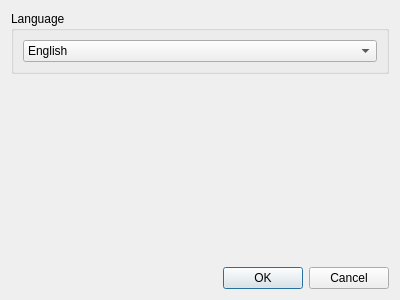
<?xml version="1.0" encoding="UTF-8"?>
<ui version="4.0">
 <class>settingsDialog</class>
 <widget class="QDialog" name="settingsDialog">
  <property name="geometry">
   <rect>
    <x>0</x>
    <y>0</y>
    <width>400</width>
    <height>300</height>
   </rect>
  </property>
  <property name="windowTitle">
   <string>Setting</string>
  </property>
  <layout class="QVBoxLayout" name="verticalLayout">
   <item>
    <widget class="QGroupBox" name="groupBox">
     <property name="sizePolicy">
      <sizepolicy hsizetype="Preferred" vsizetype="Fixed">
       <horstretch>0</horstretch>
       <verstretch>0</verstretch>
      </sizepolicy>
     </property>
     <property name="title">
      <string>Language</string>
     </property>
     <layout class="QHBoxLayout" name="horizontalLayout">
      <item>
       <widget class="QComboBox" name="languageBox">
        <item>
         <property name="text">
          <string>English</string>
         </property>
        </item>
        <item>
         <property name="text">
          <string>Italiano</string>
         </property>
        </item>
       </widget>
      </item>
     </layout>
    </widget>
   </item>
   <item>
    <spacer name="verticalSpacer">
     <property name="orientation">
      <enum>Qt::Vertical</enum>
     </property>
     <property name="sizeHint" stdset="0">
      <size>
       <width>20</width>
       <height>40</height>
      </size>
     </property>
    </spacer>
   </item>
   <item>
    <widget class="QDialogButtonBox" name="buttonBox">
     <property name="orientation">
      <enum>Qt::Horizontal</enum>
     </property>
     <property name="standardButtons">
      <set>QDialogButtonBox::Cancel|QDialogButtonBox::Ok</set>
     </property>
    </widget>
   </item>
  </layout>
 </widget>
 <resources/>
 <connections>
  <connection>
   <sender>buttonBox</sender>
   <signal>accepted()</signal>
   <receiver>settingsDialog</receiver>
   <slot>accept()</slot>
   <hints>
    <hint type="sourcelabel">
     <x>248</x>
     <y>254</y>
    </hint>
    <hint type="destinationlabel">
     <x>157</x>
     <y>274</y>
    </hint>
   </hints>
  </connection>
  <connection>
   <sender>buttonBox</sender>
   <signal>rejected()</signal>
   <receiver>settingsDialog</receiver>
   <slot>reject()</slot>
   <hints>
    <hint type="sourcelabel">
     <x>316</x>
     <y>260</y>
    </hint>
    <hint type="destinationlabel">
     <x>286</x>
     <y>274</y>
    </hint>
   </hints>
  </connection>
 </connections>
</ui>
